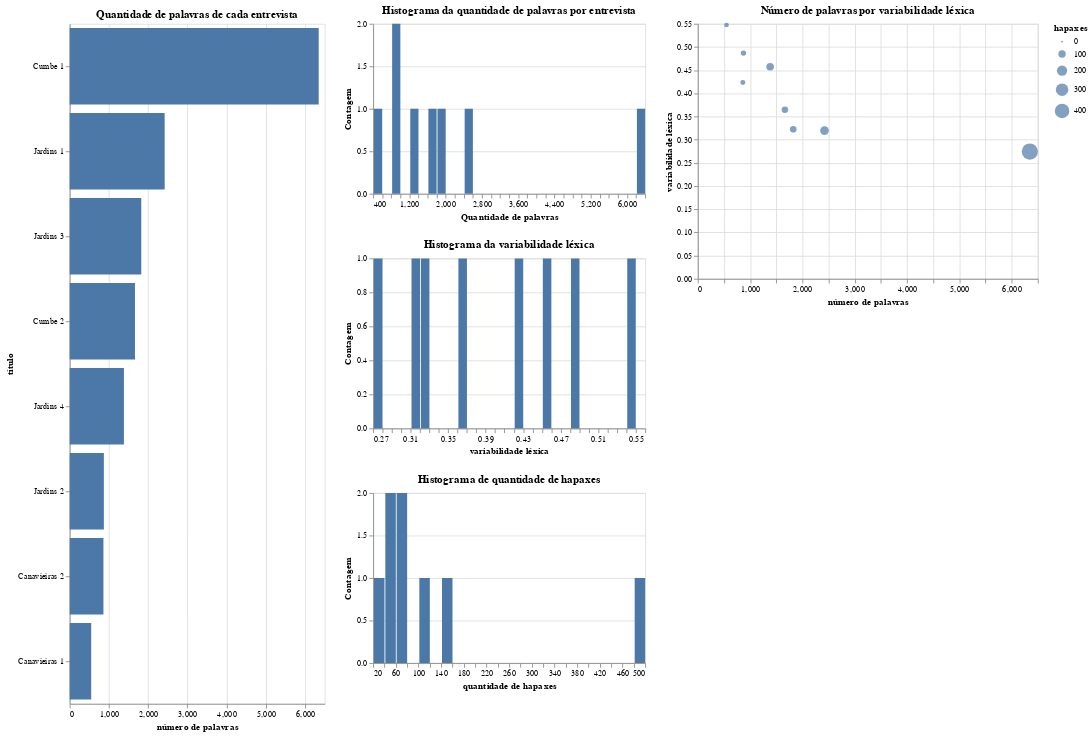

Notebook cell for this chart:
### Markdown cell above
# Tamanho das entrevistas

### Code cell
brush = alt.selection(type='interval')
pts = alt.selection(type="interval", encodings=["x"])

rowbars = alt.Chart(df).mark_bar().encode(
    x='número de palavras:Q',
    y= alt.Y('título:O', sort = alt.EncodingSortField(field="número de palavras", order='descending')),   
    tooltip=['título', 'número de palavras', 'palavras-chave','respostas']
).transform_filter(
    brush
).transform_filter(
    pts
).properties(    
    height= 800,
    width = 300,
    title = 'Quantidade de palavras de cada entrevista'
)


hist_len = alt.Chart(df).mark_bar().encode(
    x = alt.X('número de palavras:Q', bin=alt.Bin(maxbins=30), title='Quantidade de palavras'),
    y = alt.Y('count()',title='Contagem'),
    tooltip = [alt.Tooltip('count():Q', title='Quantidade de entrevistas')]
    #color = alt.condition(pts, alt.value("darkgray"), alt.value("lightgray"))
).properties(
    width = 320,
    height = 200,
    title = 'Histograma da quantidade de palavras por entrevista'
).add_selection(pts)

hist_lex = alt.Chart(df).mark_bar().encode(
    x = alt.X("variabilidade léxica:Q", bin=alt.Bin(maxbins=30),title = 'variabilidade léxica'),
    y =alt.Y('count()',title='Contagem'),
    tooltip = [alt.Tooltip('count():Q', title='Contagem')],
).properties(    
    width = 320,
    height = 200,
    title = 'Histograma da variabilidade léxica'
).add_selection(pts)

hist_hap = alt.Chart(df).mark_bar().encode(
    x = alt.X("hapaxes:Q", bin=alt.Bin(maxbins=30),title = 'quantidade de hapaxes'),
    y =alt.Y('count()',title='Contagem'),
    tooltip = [alt.Tooltip('count():Q', title='Contagem')],
).properties(    
    width = 320,
    height = 200,
    title = 'Histograma de quantidade de hapaxes'
).add_selection(pts)

points = alt.Chart(df).mark_circle().encode(
    x='número de palavras:Q',
    y='variabilidade léxica:Q',
    tooltip=['título','número de palavras','variabilidade léxica','respostas'],
    size='hapaxes:Q'
).properties(    
    title = 'Número de palavras por variabilidade léxica'
).add_selection(
    brush
).transform_filter(
    pts
)

hconcat = alt.hconcat(
    rowbars,
    hist_len,
    hist_lex,
    hist_hap,
    points,
    data=df
)

hconcat = (rowbars | (hist_len & hist_lex & hist_hap) | points)

file = 'palavras_por_entrevista.html'
filepath = os.path.join(viz_path, file)
hconcat.save(filepath)
hconcat
